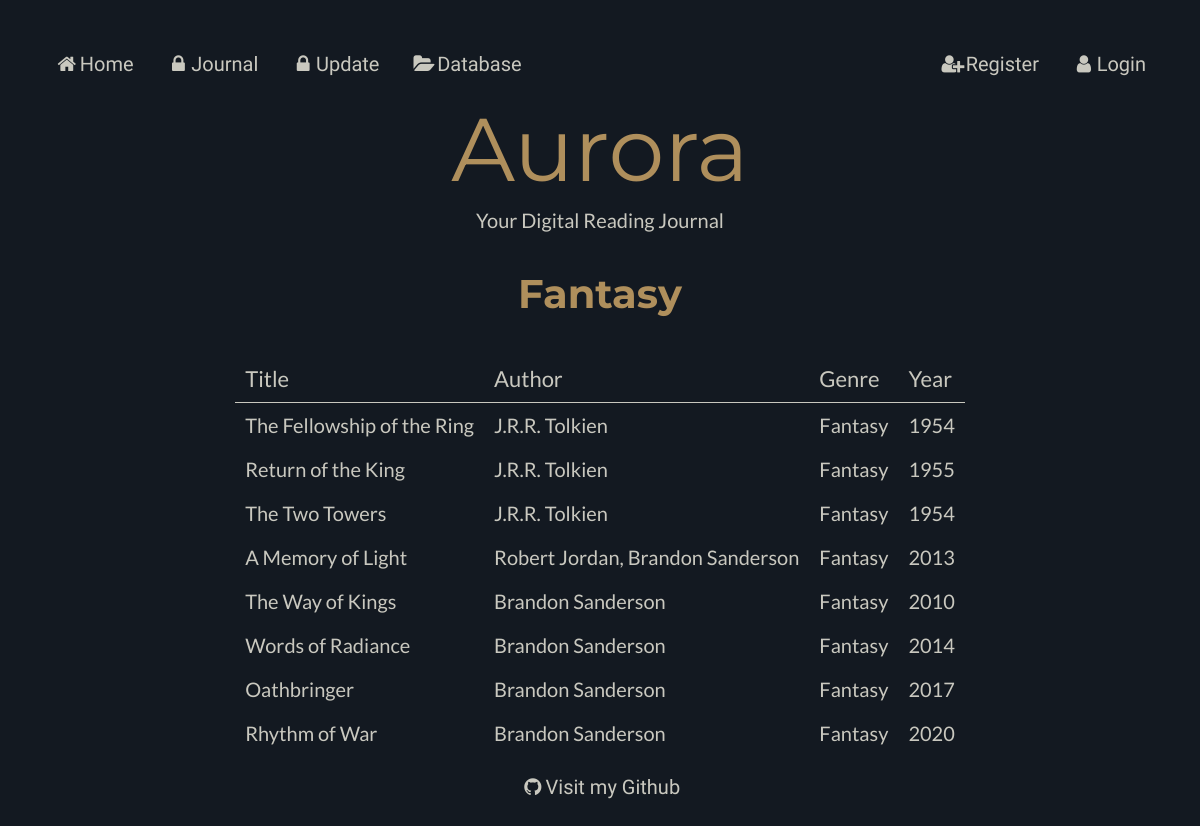
The app's page /genre/Fantasy, older data.
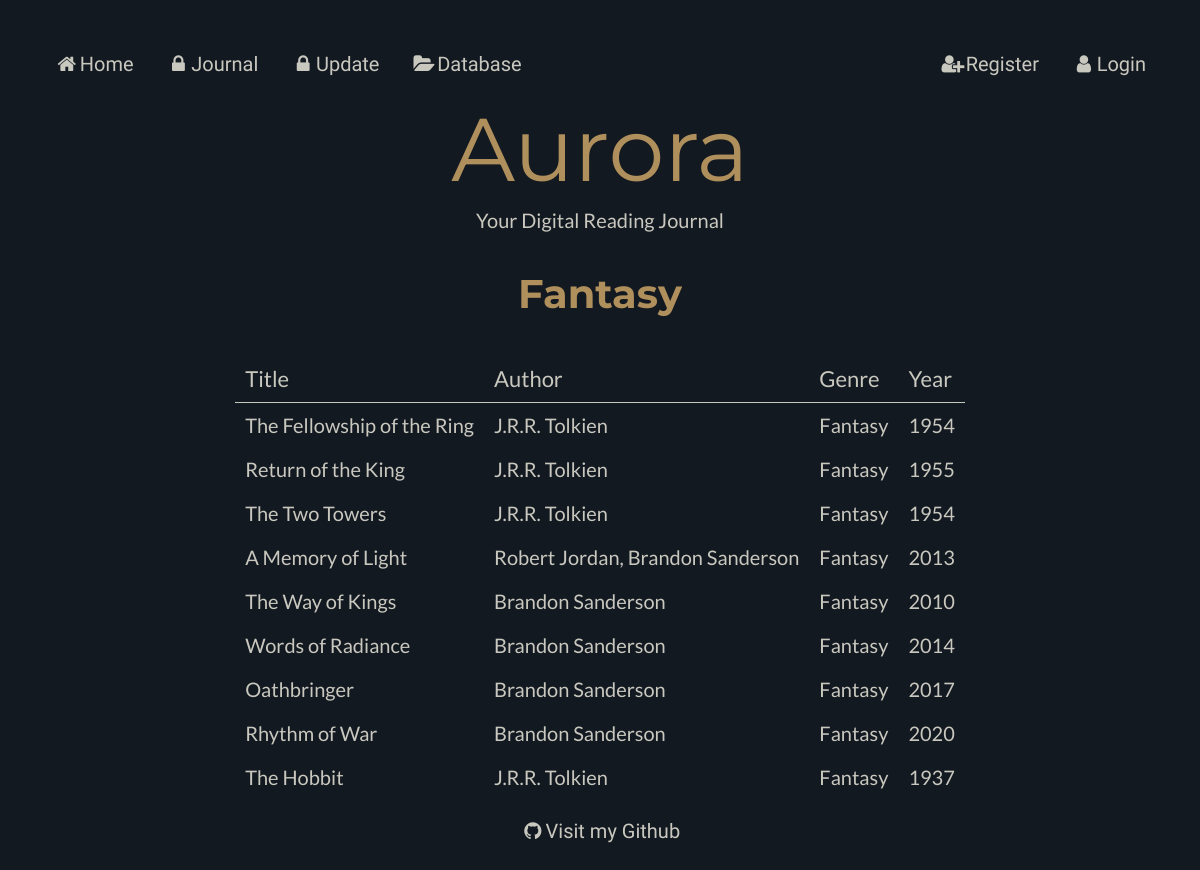
The same page, newer data.
### models.py (models this page shows)
class Books (db.Model):
    __tablename__ = "Books"
    bookid = db.Column(db.Integer, primary_key=True)
    title = db.Column(db.String(80))
    synopsis = db.Column(db.String(80))
    year = db.Column(db.String(80))
    authors = db.relationship("Authors", secondary=BooksAuthors, back_populates="books" )
    users = db.relationship("Users", secondary=BooksUsers, back_populates="books")
    genres = db.relationship("Genres", secondary=BooksGenres, back_populates="books")

### main.py (the view)
@app.route('/genre/<name>')
def genre(name):
    genre = models.Genres.query.filter_by(name=name).first_or_404()
    return render_template('genre.html', genre=genre, page_title=genre)

### main.py (called while the page is built)
@app.context_processor
def add_current_user():
    if session.get('user'): # if a user is logged in
        return dict(current_user=models.Users.query.get(session['user'])) # current user is equal to userinfo of user session
    return dict(current_user=None) # otherwise current user is none

### templates/genre.html
{% extends 'layout.html' %}
{% block content %}
<h1>{{genre.name}}</h1>
<table>
    <tr>
        <th colspan = 1>Title</th>
        <th colspan = 1>Author</th>
        <th colspan = 1>Genre</th>
        <th colspan = 1>Year</th>
    </tr>
    {% for book in genre.books %}
    <tr>
        <td><a href="/book/{{ book.title }}">{{ book.title }}</a></td>
        <td><a href="/author/{{book.authors|join(', ', attribute='name') }}">{{ book.authors|join(', ', attribute='name') }}</a></td>
        <td><a href="/genre/{{book.genres|join(', ', attribute='name') }}">{{ book.genres|join(', ', attribute='name') }}</a></td>
        <td>{{ book.year }} </td>
    </tr>
    {% endfor%}
</table>
{% endblock %}

Row changes from the older to the newer data that the page shows:
added Books: title "The Hobbit", authors "J.R.R. Tolkien", genres "Fantasy", year "1937"
